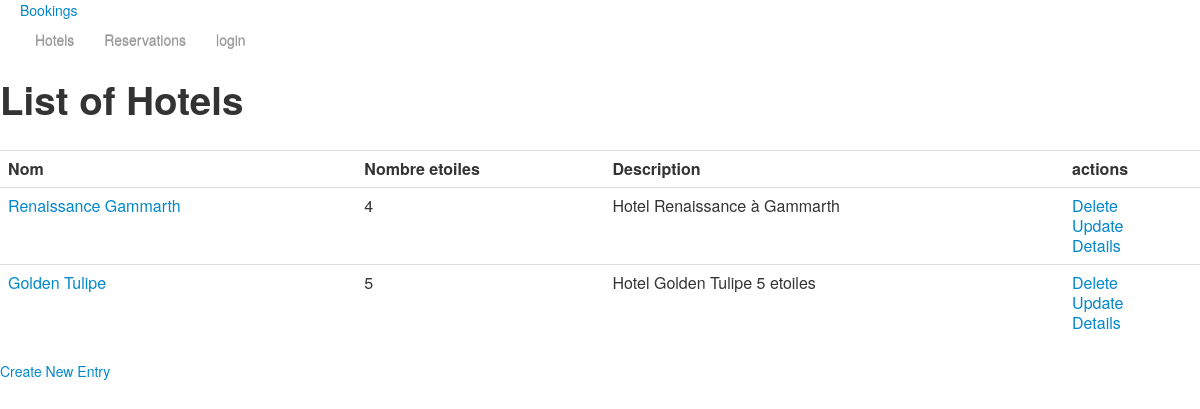
The page /hotels on the database as committed earlier.
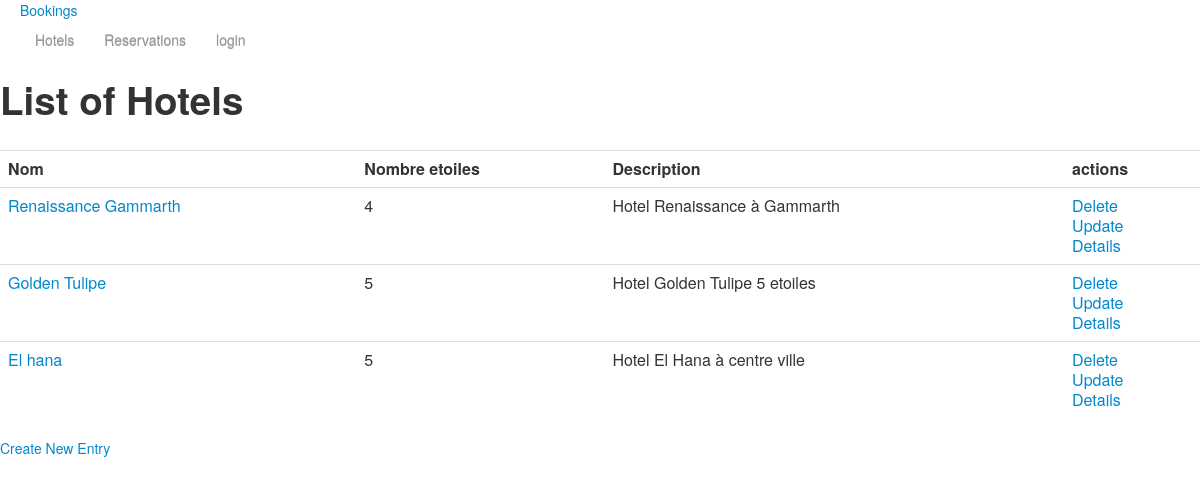
The same page on the database as committed later.
### hotels/models.py (models this page shows, shortened)
class Hotel(models.Model):
    nom = models.CharField(max_length=255)
    description = models.TextField()
    etoiles = models.PositiveIntegerField(default=4)
    chambres = models.PositiveIntegerField(default=100)
    ville = models.CharField(max_length=255, null=True)
    note= models.DecimalField(decimal_places=1, max_digits=2, default=5)
    date_creation= models.DateField(null = True)
    actif = models.BooleanField(default=True)
    clients = models.ManyToManyField('Client',through='Reservation')
    ''' classe de gestion des chambres'''

### hotels/views.py (the view)
# urls.py: url(r'^hotels$', hv.HotelList.as_view(), name="hotels-list"),
class HotelList(ListView):
    model = Hotel

### templates/hotels/hotel_list.html
{% extends "base.html" %}
{% block content %}
<h1>List of Hotels</h1>    <br>
<table class="table">
    <tr>
    <th>Nom</th>
    <th>Nombre etoiles</th>
    <th>Description</th>
    <th>actions</th>
    </tr>
{% for foo in object_list  %}
    <tr>
        <td>  <a href="{%  url 'hotel-detail' pk=foo.id %}"> {{foo.nom}} </a> </td>
        <td>{{foo.etoiles}}</td>
        <td>{{foo.description}}</td>
        <td><a href="{%  url 'hotel-delete' pk=foo.id %}">Delete</a><br><a href="{%  url 'hotel-update' pk=foo.id %}">Update</a><br><a href="{%  url 'hotel-detail' pk=foo.id %}">Details</a></td>
    </tr>
{% endfor %}
</table>
<a href="{%  url 'hotel-create' %}" class="btn-link"> Create New Entry</a>
{% endblock %}

### templates/base.html (shortened to what this page needs)
{% load staticfiles %}
<html>
  <head>
    <link href="{% static 'bootstrap/css/bootstrap.min.css' %}"
          rel="stylesheet" media="screen">
  </head>
  <body>
   <nav class="navbar navbar-inverse">
                        <div class="container-fluid">
                            <div class="navbar-header">
                                <a class="navbar-brand" href="#">Bookings</a>
                            </div>
                                         <ul class="nav navbar-nav">
                                            <li>
                                                <a href="{% url 'hotels-list' %}">Hotels</a>
                                            </li>
                                            <li>
                                                <a href="{% url 'reservations-list' %}">Reservations</a>
                                            </li>
                                            {% if user.is_anonymous %}
                                            <li>
                                                <a href="{% url 'login' %}">login</a>
                                            </li>
                                            {% else %}
                                            <li class="divider"></li>
                                            <li>
                                                <a href="{% url 'logout' %}">Logout</a>
                                            </li>
                                            {% endif %}
                                        </ul>
                            </div>
                    </nav>
    {% block content %}
    {% endblock %}
  </body>
</html>

Rows that differ between the two databases and show on the page:
added Hotel: nom "El hana", etoiles "5", description "Hotel El Hana à centre ville"
